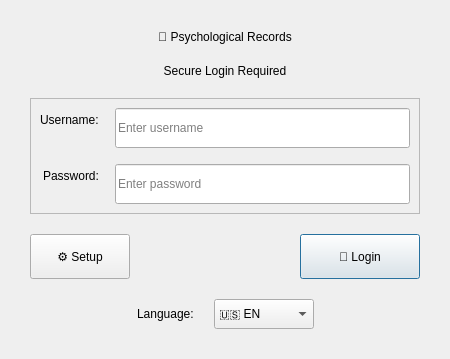
<?xml version="1.0" encoding="UTF-8"?>
<ui version="4.0">
 <class>LoginDialog</class>
 <widget class="QDialog" name="LoginDialog">
  <property name="geometry">
   <rect>
    <x>0</x>
    <y>0</y>
    <width>450</width>
    <height>350</height>
   </rect>
  </property>
  <property name="windowTitle">
   <string>Login - Psychological Records</string>
  </property>
  <property name="modal">
   <bool>true</bool>
  </property>
  <layout class="QVBoxLayout" name="main_layout">
   <property name="spacing">
    <number>20</number>
   </property>
   <property name="leftMargin">
    <number>30</number>
   </property>
   <property name="topMargin">
    <number>30</number>
   </property>
   <property name="rightMargin">
    <number>30</number>
   </property>
   <property name="bottomMargin">
    <number>30</number>
   </property>
   <item>
    <widget class="QLabel" name="title_label">
     <property name="text">
      <string>🧠 Psychological Records</string>
     </property>
     <property name="alignment">
      <set>Qt::AlignCenter</set>
     </property>
    </widget>
   </item>
   <item>
    <widget class="QLabel" name="subtitle_label">
     <property name="text">
      <string>Secure Login Required</string>
     </property>
     <property name="alignment">
      <set>Qt::AlignCenter</set>
     </property>
    </widget>
   </item>
   <item>
    <spacer name="verticalSpacer_top">
     <property name="orientation">
      <enum>Qt::Vertical</enum>
     </property>
     <property name="sizeHint" stdset="0">
      <size>
       <width>20</width>
       <height>20</height>
      </size>
     </property>
    </spacer>
   </item>
   <item>
    <widget class="QFrame" name="form_frame">
     <property name="frameShape">
      <enum>QFrame::StyledPanel</enum>
     </property>
     <layout class="QFormLayout" name="form_layout">
      <property name="labelAlignment">
       <set>Qt::AlignRight|Qt::AlignTrailing|Qt::AlignVCenter</set>
      </property>
      <property name="horizontalSpacing">
       <number>16</number>
      </property>
      <property name="verticalSpacing">
       <number>16</number>
      </property>
      <item row="0" column="0">
       <widget class="QLabel" name="username_label">
        <property name="text">
         <string>Username:</string>
        </property>
       </widget>
      </item>
      <item row="0" column="1">
       <widget class="QLineEdit" name="username_edit">
        <property name="placeholderText">
         <string>Enter username</string>
        </property>
        <property name="minimumSize">
         <size>
          <width>0</width>
          <height>40</height>
         </size>
        </property>
       </widget>
      </item>
      <item row="1" column="0">
       <widget class="QLabel" name="password_label">
        <property name="text">
         <string>Password:</string>
        </property>
       </widget>
      </item>
      <item row="1" column="1">
       <widget class="QLineEdit" name="password_edit">
        <property name="placeholderText">
         <string>Enter password</string>
        </property>
        <property name="minimumSize">
         <size>
          <width>0</width>
          <height>40</height>
         </size>
        </property>
        <property name="echoMode">
         <enum>QLineEdit::Password</enum>
        </property>
       </widget>
      </item>
     </layout>
    </widget>
   </item>
   <item>
    <spacer name="verticalSpacer_middle">
     <property name="orientation">
      <enum>Qt::Vertical</enum>
     </property>
     <property name="sizeHint" stdset="0">
      <size>
       <width>20</width>
       <height>20</height>
      </size>
     </property>
    </spacer>
   </item>
   <item>
    <layout class="QHBoxLayout" name="button_layout">
     <property name="spacing">
      <number>12</number>
     </property>
     <item>
      <widget class="QPushButton" name="setup_btn">
       <property name="text">
        <string>⚙️ Setup</string>
       </property>
       <property name="minimumSize">
        <size>
         <width>100</width>
         <height>45</height>
        </size>
       </property>
      </widget>
     </item>
     <item>
      <spacer name="horizontalSpacer">
       <property name="orientation">
        <enum>Qt::Horizontal</enum>
       </property>
       <property name="sizeHint" stdset="0">
        <size>
         <width>40</width>
         <height>20</height>
        </size>
       </property>
      </spacer>
     </item>
     <item>
      <widget class="QPushButton" name="login_btn">
       <property name="text">
        <string>🔐 Login</string>
       </property>
       <property name="minimumSize">
        <size>
         <width>120</width>
         <height>45</height>
        </size>
       </property>
       <property name="default">
        <bool>true</bool>
       </property>
      </widget>
     </item>
    </layout>
   </item>
   <item>
    <layout class="QHBoxLayout" name="language_layout">
     <item>
      <spacer name="language_spacer_left">
       <property name="orientation">
        <enum>Qt::Horizontal</enum>
       </property>
       <property name="sizeHint" stdset="0">
        <size>
         <width>40</width>
         <height>20</height>
        </size>
       </property>
      </spacer>
     </item>
     <item>
      <widget class="QLabel" name="language_label">
       <property name="text">
        <string>Language:</string>
       </property>
      </widget>
     </item>
     <item>
      <widget class="QComboBox" name="language_selector">
       <property name="minimumSize">
        <size>
         <width>100</width>
         <height>30</height>
        </size>
       </property>
       <item>
        <property name="text">
         <string>🇺🇸 EN</string>
        </property>
       </item>
       <item>
        <property name="text">
         <string>🇷🇴 RO</string>
        </property>
       </item>
      </widget>
     </item>
     <item>
      <spacer name="language_spacer_right">
       <property name="orientation">
        <enum>Qt::Horizontal</enum>
       </property>
       <property name="sizeHint" stdset="0">
        <size>
         <width>40</width>
         <height>20</height>
        </size>
       </property>
      </spacer>
     </item>
    </layout>
   </item>
  </layout>
 </widget>
 <resources/>
 <connections/>
</ui>
